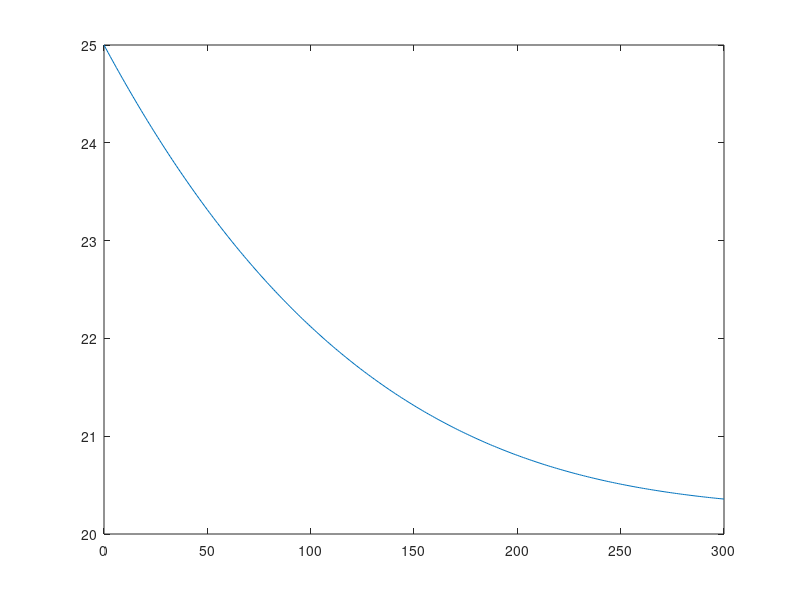

This figure's MATLAB source:
%   Testing of nesting states, parameters and inputs in matlab fields
%   Example GH.x.Temperature requests the state (x) Temperature out of the GH field
%
%   GH.x = "states" // adding a state example GH.x.InsideTemperature = 20
%   GH.u = "inputs" ;
%   GH.p = "parameters" ;
%   GH.d = "defined inputs" // Example adding Time array [t] => GH.d.time = t
%
%   This allows easy extraction inside functions: output = function(GH)

%   Random value examples:
GH.p.           cp_air = 718 ;
GH.p.           rho_air = 1.29 ;
GH.p.           GreenhouseArea = 30 ;
GH.p.           GreenhouseHeight = 2 ;

GH.p.GreenhouseVolume = GH.p.GreenhouseArea*GH.p.GreenhouseHeight ;   % Simplified to a box

GH.p.           h_AirGlass = 100;
GH.p.           k_wall = 5.7;
GH.p.           d_wall = 5 * 10-3;

GH.p.h_InOut = 1/(1/GH.p.h_AirGlass + GH.p.d_wall/GH.p.k_wall + 1/GH.p.h_AirGlass) * GH.p.GreenhouseArea ; %overall heat transfer coefficient

Heating = 2000 ;
GH.u.Heating = Heating ;


%   An array as field
dt = 60 ;                                  % Time interval of one minute
simulation_time = 5   *60 ;                % Simulation time in minutes   (set to 5 hours) 
start_time = 0 ;                           % Start of simulation

t = start_time:dt:simulation_time*dt ;     % simulation time space
OutsideTemperature = 15 + 5*sin(2*pi * t/(24*60*dt)) ;

GH.d.Time = t ;                            % Time as a field of GH.d
GH.d.OutsideTemperature = OutsideTemperature ;% Outside temperature as a field of GH.d

GH.x.            AirTemperature(1) = 25 ;  % Starting condition


%   Set an ODE
function AirTemperatureDot = ODE_AirTemperature(GH, i)
    C_system = GH.p.GreenhouseVolume*GH.p.rho_air*GH.p.cp_air ;
    AirTemperatureDot = GH.p.h_InOut/C_system * (GH.d.OutsideTemperature(i) - GH.x.AirTemperature(i)) ;
end

%   Integration

for i = 1: (length(GH.d.Time)-1)
    GH.x.AirTemperature(i+1) = GH.x.AirTemperature(i) + ODE_AirTemperature(GH, i)*dt ;
end

plot(GH.d.Time/dt, GH.x.AirTemperature)